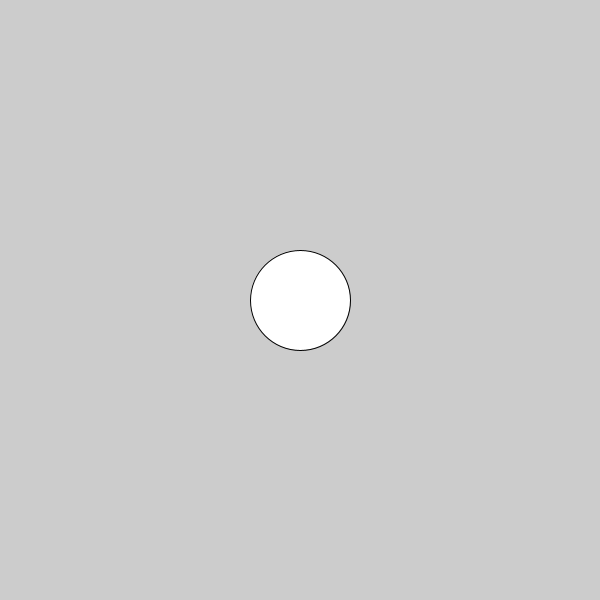
Frame 1 (no input)
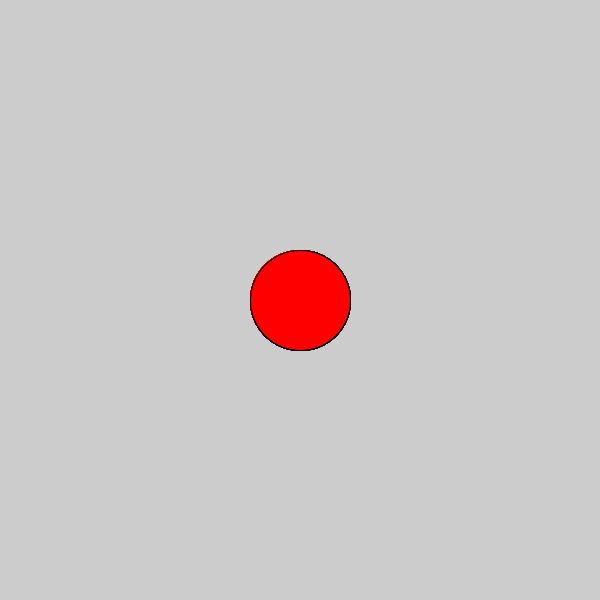
Frame 60 (the mouse pressed at the canvas centre just before this capture)
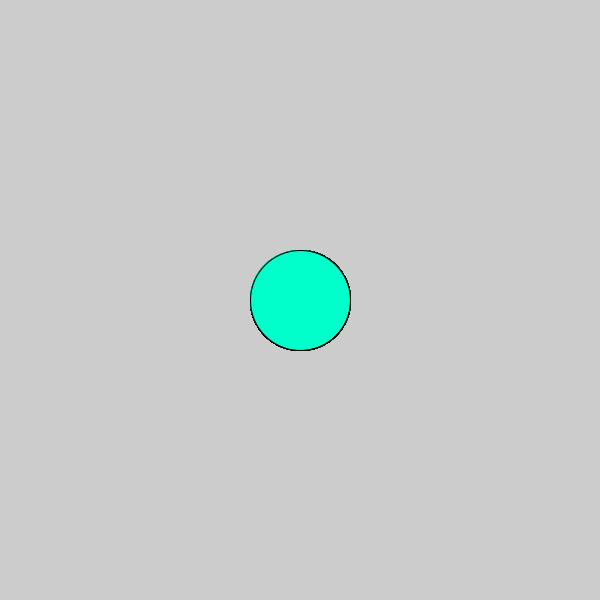
Frame 120 (the mouse held since frame 60 and released just before this capture)

The Processing sketch that drew these frames (run headless with seeded random() and noise(); from frame 60 on, the mouse is pressed at the canvas centre):

// Processing sketch: c_LogicalDot
// ── c_LogicalDot.pde

void setup() {
  
// 1. Set the size of the sketch. Make it 600 pixels square. 
  size(600,600);

}

void draw() {
  
// 2. Draw an ellipse
// Run the program to make sure it works before moving on.
ellipse(300,300,100,100);
// 3. Change the color of the ellipse when the mouse is pressed.
//    Use the following code, but put your colors where indicated
//    Remember to use the   fill()  command to set colors.

if (mousePressed) {
 
   //  put one color here 
  
fill(#00FFCA); 
} else {
   // put a different color here
  
fill(#FF0000);}  
  
  
  
}
